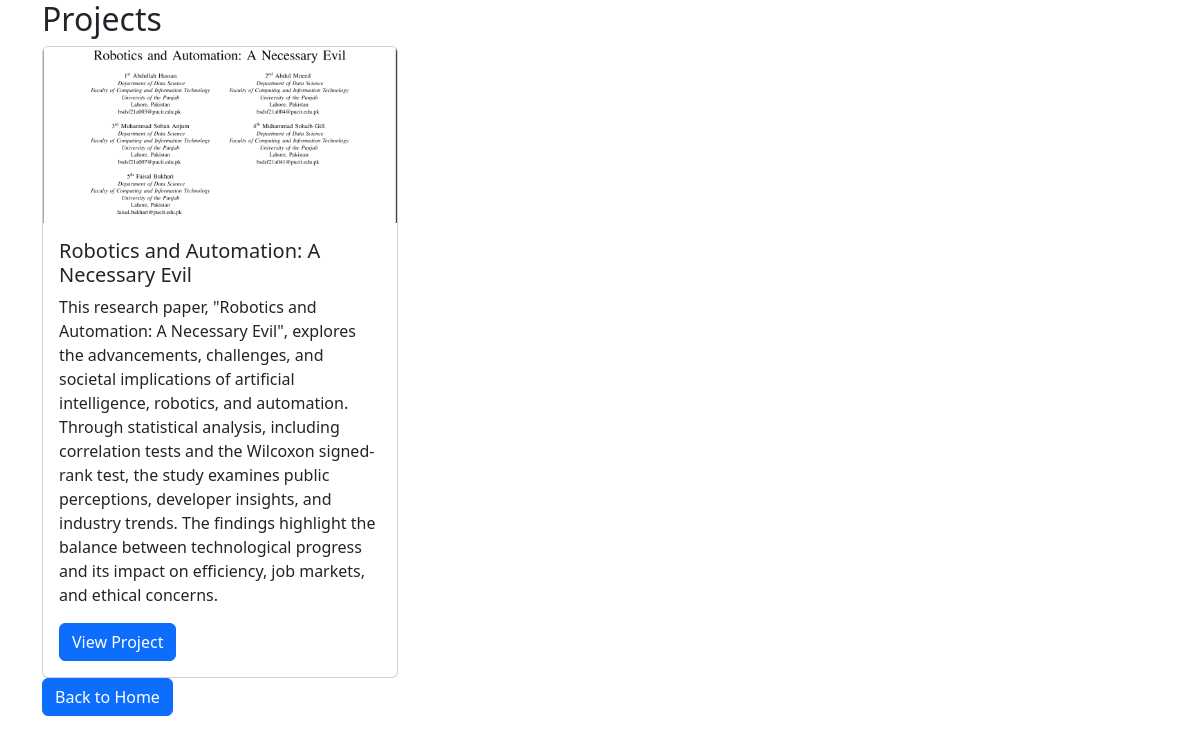
/projects/, run on the app's committed database.
### polls/models.py (models this page shows, shortened)
class Project(models.Model):
    title = models.CharField(max_length=200)
    description = models.TextField()
    image = models.ImageField(upload_to='projects/', blank=True, null=True)  # For project pictures
    link = models.URLField(blank=True, null=True)  # Link to the project (if applicable)

### polls/views.py (the view)
# urls.py: path('projects/', views.projects, name='projects'),
def projects(request):
    projects = Project.objects.all()
    return render(request, 'Projects.html', {'projects': projects})

### polls/templates/Projects.html (shortened to what this page needs)
<!DOCTYPE html>
<html lang="en">
<head>
    <link href="https://cdn.jsdelivr.net/npm/bootstrap@5.3.0/dist/css/bootstrap.min.css" rel="stylesheet">
</head>
<body>
    <div class="container">
        <h2>Projects</h2>
        <div class="row">
            {% for project in projects %}
                <div class="col-md-4">
                    <div class="card">
                        {% if project.image %}
                            <img src="{{ project.image.url }}" class="card-img-top" alt="{{ project.title }}">
                        {% endif %}
                        <div class="card-body">
                            <h5 class="card-title">{{ project.title }}</h5>
                            <p class="card-text">{{ project.description }}</p>
                            {% if project.link %}
                                <a href="{{ project.link }}" class="btn btn-primary" target="_blank">View Project</a>
                            {% endif %}
                        </div>
                    </div>
                </div>
            {% endfor %}
        </div>
        <a href="{% url 'home' %}" class="btn btn-primary">Back to Home</a>
    </div>
</body>
</html>

### data on the page
Project: image (picture), title "Robotics and Automation: A Necessary Evil", description "This research paper, \"Robotics and Automation: A Necessary Evil\", explores the advancements, challenges, and societal implications of artificial intelligence, robotics, and automation. Through statistical analysis, including correlation tests and the Wilcoxon signed-rank test, the study examines public perceptions, developer insights, and industry trends. The findings highlight the balance between technological progress and its impact on efficiency, job markets, and ethical concerns."
